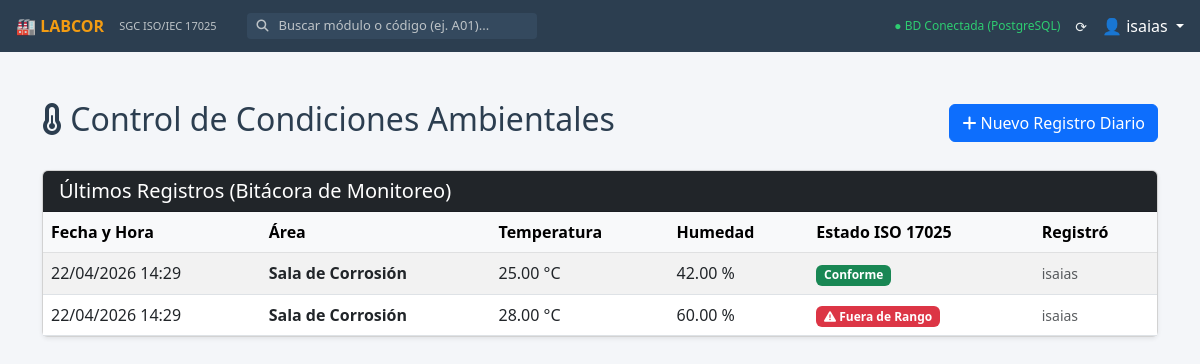
Screenshot of /condiciones/ (signed in) with the database file from the repository.
### e_m07_condiciones_ambientales/models.py (models this page shows, shortened)
class RegistroAmbiental(models.Model):
    area = models.ForeignKey(AreaLaboratorio, on_delete=models.CASCADE, related_name='registros')
    fecha_hora = models.DateTimeField(default=timezone.now, verbose_name="Fecha y Hora del Registro")
    temperatura = models.DecimalField(max_digits=5, decimal_places=2, verbose_name="Temperatura Registrada (°C)")
    humedad = models.DecimalField(max_digits=5, decimal_places=2, verbose_name="Humedad Registrada (%)")
    observaciones = models.TextField(blank=True, null=True,
                                     help_text="Anotar si hubo alguna desviación o equipo usado.")
    cumple_criterio = models.BooleanField(default=True, editable=False, verbose_name="¿Dentro de especificación?")
    registrado_por = models.ForeignKey(User, on_delete=models.PROTECT, related_name='registros_ambientales')
    class Meta:
        verbose_name = "Registro Ambiental"
        verbose_name_plural = "Registros Ambientales"
        ordering = ['-fecha_hora']

class AreaLaboratorio(models.Model):
    nombre = models.CharField(max_length=100, unique=True, verbose_name="Área del Laboratorio")
    descripcion = models.TextField(blank=True, null=True)
    temp_min_permitida = models.DecimalField(max_digits=5, decimal_places=2, verbose_name="Temp. Mínima (°C)")
    temp_max_permitida = models.DecimalField(max_digits=5, decimal_places=2, verbose_name="Temp. Máxima (°C)")
    humedad_min_permitida = models.DecimalField(max_digits=5, decimal_places=2, verbose_name="Humedad Mínima (%)")
    humedad_max_permitida = models.DecimalField(max_digits=5, decimal_places=2, verbose_name="Humedad Máxima (%)")
    class Meta:
        verbose_name = "Área de Laboratorio"
        verbose_name_plural = "Áreas de Laboratorio"

### e_m07_condiciones_ambientales/views.py (the view)
# urls.py: path('', views.dashboard_condiciones, name='e_m07_dashboard'),
@login_required
def dashboard_condiciones(request):
    registros = RegistroAmbiental.objects.all()[:50]
    areas = AreaLaboratorio.objects.all()
    return render(request, 'e_m07_condiciones_ambientales/dashboard.html', {
        'registros': registros,
        'areas': areas
    })

### e_m07_condiciones_ambientales/templates/e_m07_condiciones_ambientales/dashboard.html
{% extends 'base.html' %}
{% block content %}
<div class="container mt-4">
    <div class="d-flex justify-content-between align-items-center mb-4">
        <h2><i class="fas fa-thermometer-half"></i> Control de Condiciones Ambientales</h2>
        <a href="{% url 'e_m07_registrar' %}" class="btn btn-primary"><i class="fas fa-plus"></i> Nuevo Registro Diario</a>
    </div>
    <div class="card shadow-sm">
        <div class="card-header bg-dark text-white">
            <h5 class="mb-0">Últimos Registros (Bitácora de Monitoreo)</h5>
        </div>
        <div class="card-body p-0">
            <table class="table table-hover table-striped mb-0">
                <thead class="table-light">
                    <tr>
                        <th>Fecha y Hora</th>
                        <th>Área</th>
                        <th>Temperatura</th>
                        <th>Humedad</th>
                        <th>Estado ISO 17025</th>
                        <th>Registró</th>
                    </tr>
                </thead>
                <tbody>
                    {% for reg in registros %}
                    <tr>
                        <td>{{ reg.fecha_hora|date:"d/m/Y H:i" }}</td>
                        <td><strong>{{ reg.area.nombre }}</strong></td>
                        <td>{{ reg.temperatura }} °C</td>
                        <td>{{ reg.humedad }} %</td>
                        <td>
                            {% if reg.cumple_criterio %}
                                <span class="badge bg-success">Conforme</span>
                            {% else %}
                                <span class="badge bg-danger"><i class="fas fa-exclamation-triangle"></i> Fuera de Rango</span>
                            {% endif %}
                        </td>
                        <td><small class="text-muted">{{ reg.registrado_por.get_full_name|default:reg.registrado_por.username }}</small></td>
                    </tr>
                    {% empty %}
                    <tr>
                        <td colspan="6" class="text-center py-4 text-muted">No hay registros ambientales capturados.</td>
                    </tr>
                    {% endfor %}
                </tbody>
            </table>
        </div>
    </div>
</div>
{% endblock %}

### templates/base.html (shortened to what this page needs)
{% load static %}
<!DOCTYPE html>
<html lang="es">
<head>
    <link href="https://cdn.jsdelivr.net/npm/bootstrap@5.3.0/dist/css/bootstrap.min.css" rel="stylesheet">
    <link rel="stylesheet" href="https://cdnjs.cloudflare.com/ajax/libs/font-awesome/6.4.0/css/all.min.css">
</head>
<body>
    <div class="topbar">
        <a href="{% url 'inicio' %}" class="topbar-brand">🏭 LABCOR</a>
        <span class="topbar-subtitle">SGC ISO/IEC 17025</span>
        <div class="search-container d-none d-md-flex">
            <i class="fas fa-search" style="color: #bdc3c7; font-size: 12px;"></i>
            <input type="text" id="searchInput" class="search-input" placeholder="Buscar módulo o código (ej. A01)...">
        </div>
        <div class="ms-auto d-flex align-items-center">
            <span style="font-size: 12px; color: #2ecc71; margin-right: 15px;">
                ● BD Conectada (PostgreSQL)
            </span>
            <span style="font-size: 14px; margin-right: 15px; cursor: pointer;">
                ⟳
            </span>
            <div class="dropdown">
                <a href="#" class="text-decoration-none text-white dropdown-toggle" data-bs-toggle="dropdown">
                    👤 {{ user.username|default:"Admin" }}
                </a>
            </div>
        </div>
    </div>
    <main class="main-content">
        {% block content %}
        {% endblock %}
    </main>
</body>
</html>

### templates/base.html (style rules this page uses)
:root { --bg-main: #f4f6f9; --bg-topbar: #2c3e50; --card-bg: #ffffff; --card-border: #dee2e6; --card-hover: #ebf5fb; --text-main: #2c3e50; }
body { background-color: var(--bg-main); color: var(--text-main); font-family: 'Segoe UI', system-ui, sans-serif; overflow-x: hidden; margin: 0; }
.topbar { background-color: var(--bg-topbar); height: 52px; position: fixed; top: 0; width: 100%; z-index: 1050; display: flex; align-items: center; padding: 0 16px; color: #ecf0f1; }
.topbar-brand { font-size: 16px; font-weight: bold; color: #f39c12; margin-right: 15px; text-decoration: none; }
.topbar-subtitle { font-size: 11px; color: #bdc3c7; margin-right: 30px; }
.search-container { display: flex; align-items: center; background-color: #34495e; border-radius: 4px; padding: 2px 10px; }
.search-input { background: transparent; border: none; color: white; outline: none; margin-left: 8px; width: 250px; font-size: 13px; }
.search-input::placeholder { color: #bdc3c7; }
.main-content { margin-left: 0; margin-top: 52px; padding: 24px; min-height: calc(100vh - 52px); }

### rows the page displays
RegistroAmbiental: fecha_hora "22/04/2026 14:29", area.nombre "Sala de Corrosión", temperatura "25.00", humedad "42.00", cumple_criterio "Conforme", registrado_por.get_full_name "isaias"
RegistroAmbiental: fecha_hora "22/04/2026 14:29", area.nombre "Sala de Corrosión", temperatura "28.00", humedad "60.00", cumple_criterio False (drawn), registrado_por.get_full_name "isaias"

### other values shown
{{ user.username|default:"Admin" }} "isaias"
